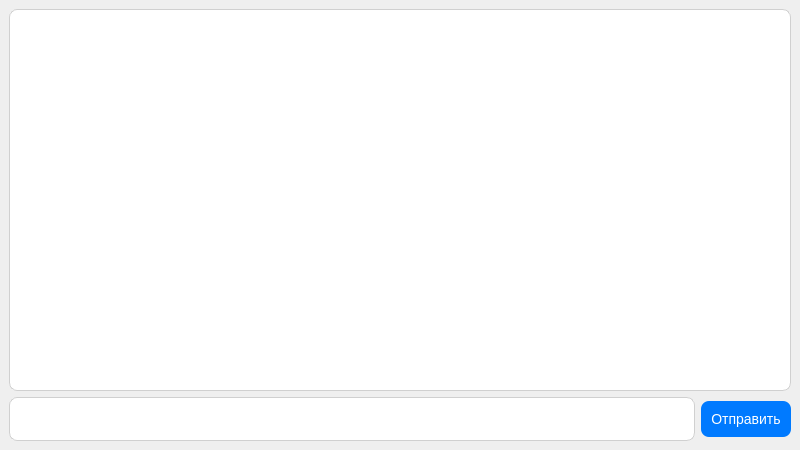
<?xml version="1.0" encoding="UTF-8"?>
<ui version="4.0">
 <class>MainWindow</class>
 <widget class="QMainWindow" name="MainWindow">
  <property name="geometry">
   <rect>
    <x>0</x>
    <y>0</y>
    <width>800</width>
    <height>450</height>
   </rect>
  </property>
  <property name="cursor">
   <cursorShape>UpArrowCursor</cursorShape>
  </property>
  <property name="windowTitle">
   <string>AI-psychologyst</string>
  </property>
  <widget class="QWidget" name="centralwidget">
   <layout class="QVBoxLayout" name="verticalLayout">
    <item>
     <widget class="QTextBrowser" name="textBrowser">
      <property name="font">
       <font>
        <pointsize>13</pointsize>
       </font>
      </property>
      <property name="cursor" stdset="0">
       <cursorShape>UpArrowCursor</cursorShape>
      </property>
      <property name="toolTip">
       <string extracomment="и"/>
      </property>
      <property name="styleSheet">
       <string>
        QTextBrowser {
            border: 1px solid #D0D0D0; /* Светло-серая рамка */
            border-radius: 8px; /* Закругленные углы */
            padding: 10px; /* Отступы внутри */
            background-color: #FFFFFF; /* Белый фон */
        }
       </string>
      </property>
     </widget>
    </item>
    <item>
     <layout class="QHBoxLayout" name="horizontalLayout">
      <item>
       <widget class="QLineEdit" name="lineEdit">
        <property name="font">
         <font>
          <pointsize>13</pointsize>
         </font>
        </property>
        <property name="cursor">
         <cursorShape>UpArrowCursor</cursorShape>
        </property>
        <property name="styleSheet">
         <string>
          QLineEdit {
              border: 1px solid #D0D0D0; /* Светло-серая рамка */
              border-radius: 8px; /* Закругленные углы */
              padding: 10px; /* Отступы внутри */
              background-color: #FFFFFF; /* Белый фон */
          }
          QLineEdit:focus {
              border: 1px solid #007AFF; /* Синий цвет при фокусе */
          }
         </string>
        </property>
       </widget>
      </item>
      <item>
       <widget class="QPushButton" name="pushButton">
        <property name="cursor">
         <cursorShape>UpArrowCursor</cursorShape>
        </property>
        <property name="styleSheet">
         <string>
          QPushButton {
              background-color: #007AFF; /* Синий цвет */
              color: white; /* Белый текст */
              border-radius: 8px; /* Закругленные углы */
              padding: 10px; /* Отступы внутри */
              font-size: 14px; /* Размер шрифта */
          }
          QPushButton:hover {
              background-color: #0051A8; /* Темнее при наведении */
          }
          QPushButton:pressed {
              background-color: #003D7A; /* Еще темнее при нажатии */
          }
         </string>
        </property>
        <property name="text">
         <string>Отправить</string>
        </property>
       </widget>
      </item>
     </layout>
    </item>
   </layout>
  </widget>
 </widget>
 <resources/>
 <connections/>
</ui>
